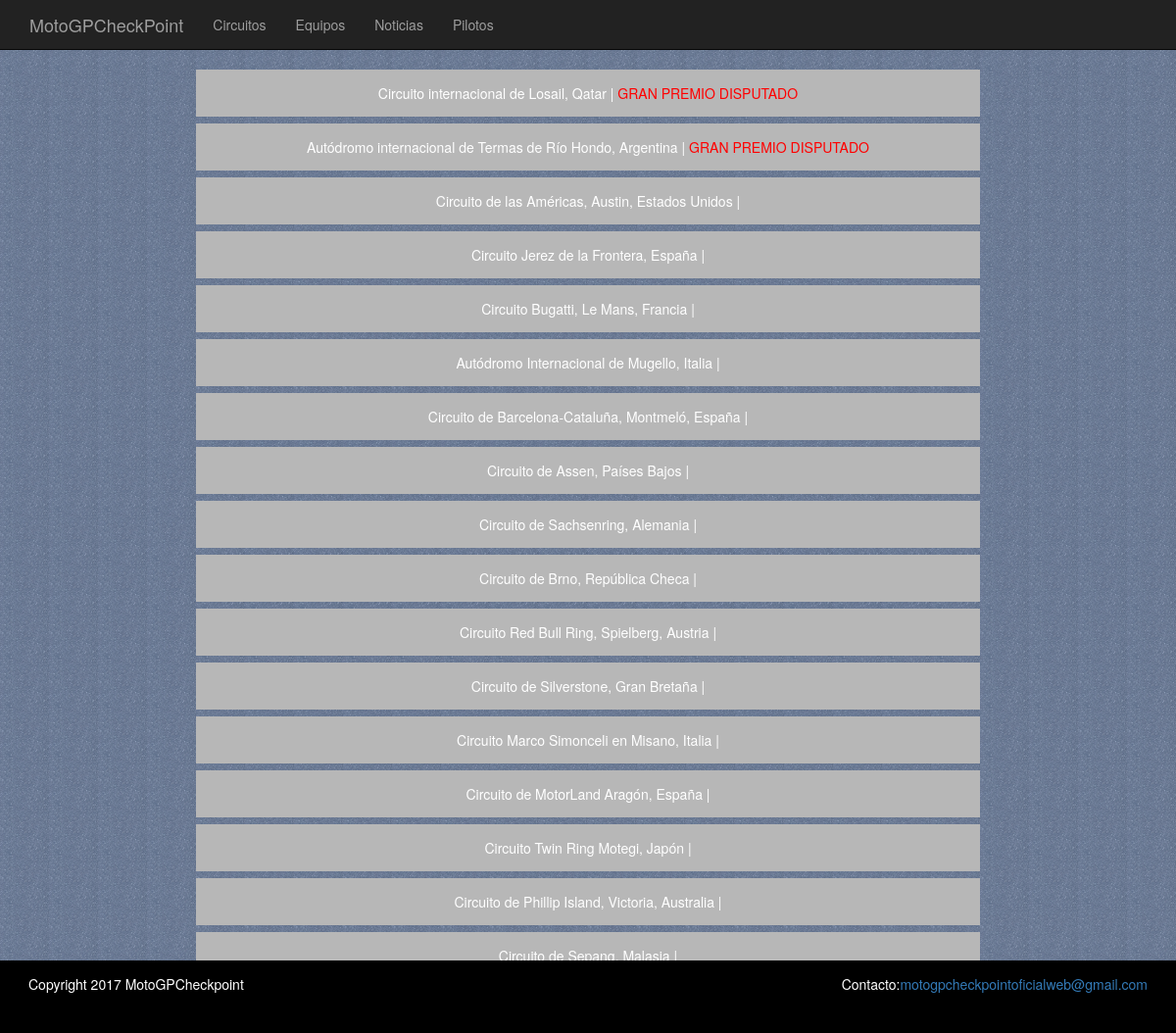
Page /circuitos/ on the committed database.
### circuitos/models.py (models this page shows, shortened)
class Circuito(models.Model):
	nombre = models.CharField(max_length=255)
	descripcion = models.TextField()
	imagen_trazado = models.ImageField(blank=True)
	fecha_evento = models.DateField(auto_now_add=False)
	slug = models.CharField(max_length=255, default='circuito', editable=True)
	class Meta:
		ordering = ('fecha_evento',)
	def carrera_por_disputar(self):
		return self.fecha_evento > date.today()

### circuitos/views.py (the view)
class CircuitoLista(ListView):
	model = Circuito

### templates/circuitos/circuito_list.html (shortened to what this page needs)
{% extends "base.html" %}
	{% block content%}
		<ul class="lista_items_principal">
			{% for circuito in object_list %}
				{% if circuito.carrera_por_disputar %}
					<li>
						<a href="{% url "circuitos:detalle" circuito.slug %}">
							{{ circuito.nombre }} |
						</a>
					</li>
				{% else %}
					<li>
						<a href="{% url "circuitos:detalle" circuito.slug %}">
                                                        {{ circuito.nombre }} | <span class="evento_pasado">GRAN PREMIO DISPUTADO</span>
                                                </a>
					</li>
				{% endif %}
			{% endfor %}
		</ul>
	{% endblock %}

### django_project/static/css/base.css (style rules this page uses)
body { margin: 0; background-image: url("../img/fondo.png"); padding-bottom: 50px; }
html, body { margin: 0; padding: 0; height: 100%; }
.evento_pasado { color: #ff0000; }
.lista_items_principal { list-style-type: none; text-align: center; max-width: 800px; margin: 0 auto; padding: 0; }
.lista_items_principal li { margin: 0.5em; margin-right: 0; margin-left: 0; }
.lista_items_principal li a { color: #ffffff; background-color: #b7b7b7; text-decoration: none; display: block; padding: 1em; }

### rows in the picture
Circuito: nombre "Circuito internacional de Losail, Qatar"
Circuito: nombre "Autódromo internacional de Termas de Río Hondo, Argentina"
Circuito: nombre "Circuito de las Américas, Austin, Estados Unidos"
Circuito: nombre "Circuito Jerez de la Frontera, España"
Circuito: nombre "Circuito Bugatti, Le Mans, Francia"
Circuito: nombre "Autódromo Internacional de Mugello, Italia"
Circuito: nombre "Circuito de Barcelona-Cataluña, Montmeló, España"
Circuito: nombre "Circuito de Assen, Países Bajos"
Circuito: nombre "Circuito de Sachsenring, Alemania"
Circuito: nombre "Circuito de Brno, República Checa"
Circuito: nombre "Circuito Red Bull Ring, Spielberg, Austria"
Circuito: nombre "Circuito de Silverstone, Gran Bretaña"
Circuito: nombre "Circuito Marco Simonceli en Misano, Italia"
Circuito: nombre "Circuito de MotorLand Aragón, España"
Circuito: nombre "Circuito Twin Ring Motegi, Japón"
Circuito: nombre "Circuito de Phillip Island, Victoria, Australia"
Circuito: nombre "Circuito de Sepang, Malasia"
